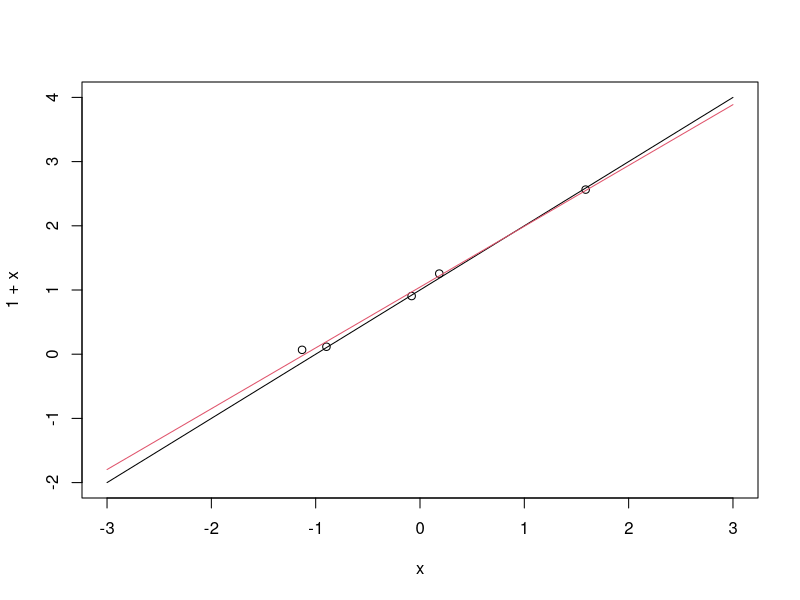
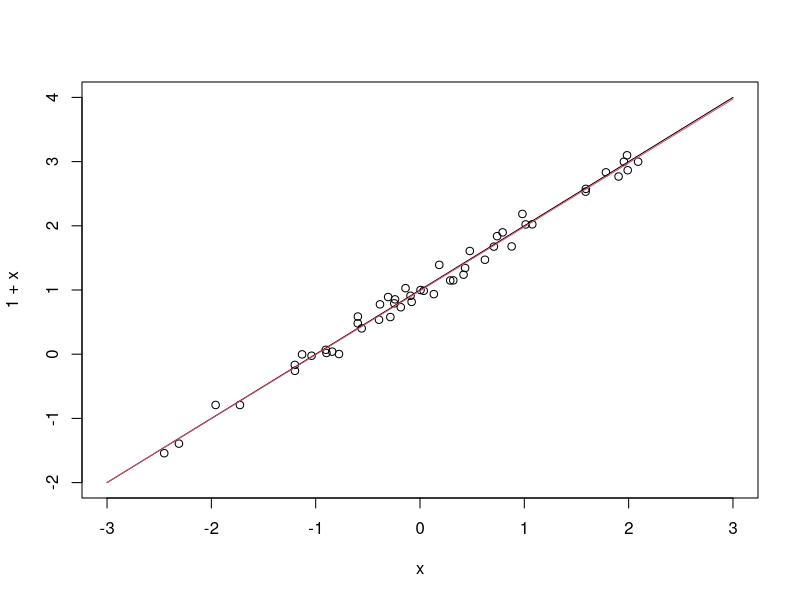
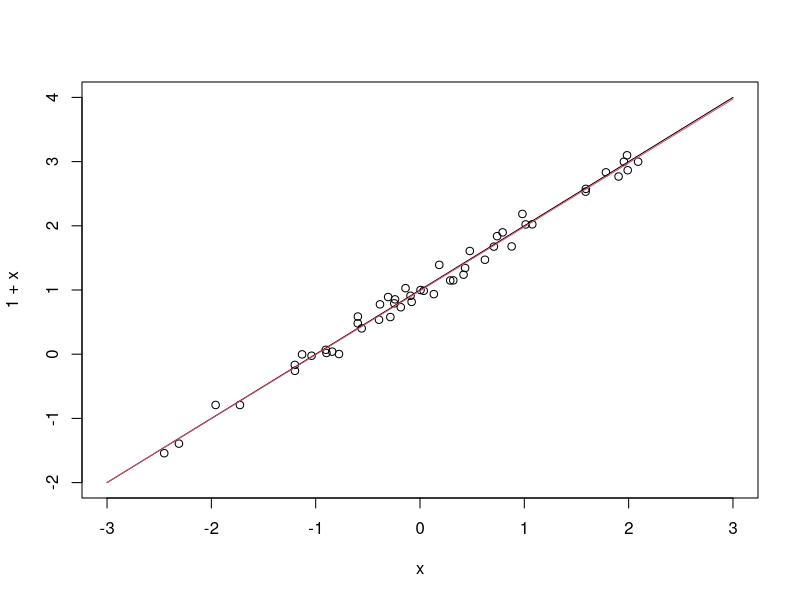

These figures' R source, in order:
# Utiliza el código que aparece a continuación de este cuadro para generar una muestra de
# observaciones de las variables Y y X de tamaño n =5 de la forma siguiente: las observaciones
# corresponden a valores aleatorios desde una distribución normal estándar; y las observaciones de y
# se obtienen a partir de la ecuación del modelo y i = 1 + x i + ϵ i ,
# donde epsilon son valores aleatorios generados desde una normal con media 0 y desviación
# típica 0.1. A partir de esos datos:

# Crear muestra de observaciones
n <- 5
set.seed(2)
x <- rnorm(n)
y <- 1+x+rnorm(n, 0, 0.1)

# Crea la matriz de regresion X y el vector de respuesta y
X <- cbind(1, x)

# Calcula (X'X)^-1
aux <- solve(t(X)%*%X)

# Usando el resultado anterior calcula beta gorrito a partir de la expresion 3
b_gorrito <- aux %*% t(X) %*% y
b_gorrito

# Observa que los datos se han generado verificando exactamente el modelo de regresion
# lineal (1 con beta=(1,1)'. ¿Se parece el estimador por minimos cuadrados que has obtenido
# a partir de los datos al verdadero beta del modelo?

# Se parece bastante, esta relativamente cercano

# Representa el modelo lineal desde el que se han generado los datos. Despues añade
# los datos datos que has generado y finalmente la estimacion del modelo que has calculado.
curve(1+x, -3, 3)
points(x,y)
curve(b_gorrito[1]+b_gorrito[2]*x, -3, 3, add=TRUE, col=2)

# Repite el ejercicio para n=50 y n=500. ¿Que diferencias observas?

# n=50
n <- 50
set.seed(2)
x <- rnorm(n)
y <- 1+x+rnorm(n, 0, 0.1)
X <- cbind(1, x)
aux <- solve(t(X)%*%X)
b_gorrito <- aux %*% t(X) %*% y
curve(1+x, -3, 3)
points(x,y)
curve(b_gorrito[1]+b_gorrito[2]*x, -3, 3, add=TRUE, col=2)


# n = 500
n <- 50
set.seed(2)
x <- rnorm(n)
y <- 1+x+rnorm(n, 0, 0.1)
X <- cbind(1, x)
aux <- solve(t(X)%*%X)
b_gorrito <- aux %*% t(X) %*% y
curve(1+x, -3, 3)
points(x,y)
curve(b_gorrito[1]+b_gorrito[2]*x, -3, 3, add=TRUE, col=2)

# ¿Que problemas puede tener en la practica este tipo de implementacion directa?

# Claramente cuantos mas datos mas se acercan el modelo estimado y el modelo, pero a partir
# de cierto numero no merece la pena hacer mas observaciones